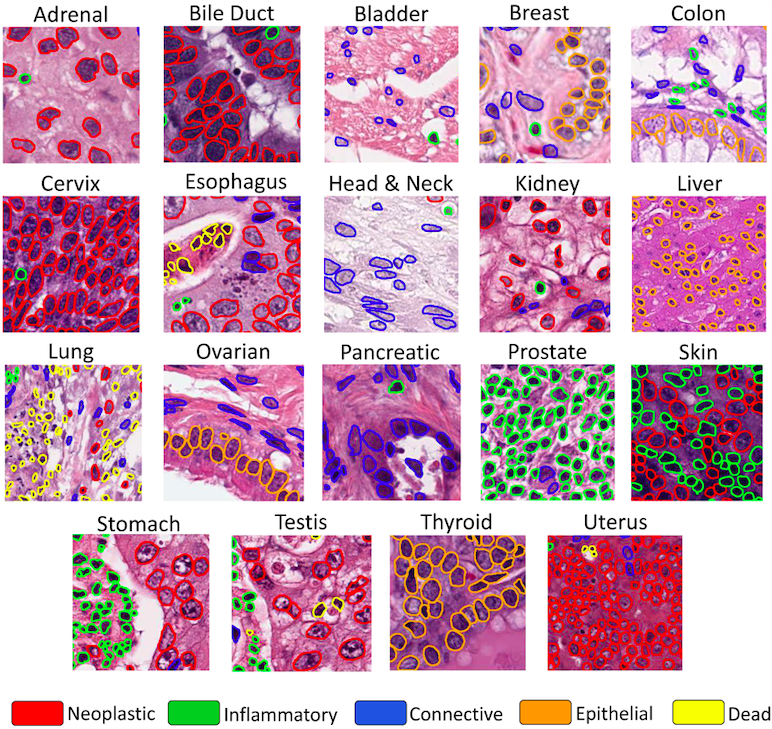
#> input picture dataset.png, 772 x 729 px; its folder holds only this picture in this run
$ python -i utils.py   (imports and definitions only)
#> lines starting #> are read from the running program, lines starting #| are printed output that depends on the picture; after the words box and inside, x2 and y2 are one past the last pixel; in counts of white or black regions, pixels touching at a corner belong together
#> further down, picture is the input picture: shape (729, 772, 3); mean B, G, R 180.8, 160.4, 203.5
import glob
import os
import shutil
import requests
import cv2
import numpy as np

import skimage
from skimage.morphology import remove_small_objects, remove_small_holes, disk
from skimage.filters import rank, threshold_otsu
from skimage.transform import resize
from scipy import ndimage

from scipy.ndimage.morphology import (
    binary_dilation,
    binary_erosion,
    binary_fill_holes,
    binary_closing,
)


# [81 lines left out: functions get_bounding_box, rm_n_mkdir, type_colour, visualize_instances, not called in this run]


def stain_entropy_otsu(img):
    """Generate tissue mask using otsu thresholding and entropy calculation

    Args:
        img (ndarray): input image

    Return:
        mask (ndarray): binary mask

    """
    img_copy = img.copy()
    hed = skimage.color.rgb2hed(img_copy)  # convert colour space
#> hed: shape (729, 772, 3) float64; mean of channels 0, 1, 2 0.131, 0.0717, 0.0505
    hed = (hed * 255).astype(np.uint8)
#> hed: shape (729, 772, 3); mean of channels 0, 1, 2 18, 8.9, 6.4
    h = hed[:, :, 0]
    e = hed[:, :, 1]
    d = hed[:, :, 2]
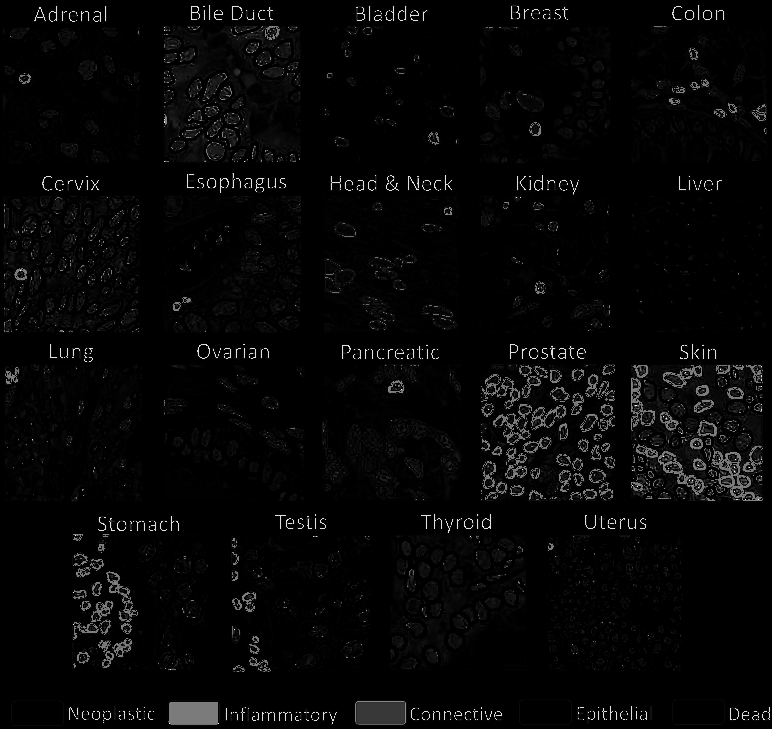
#> d: shape (729, 772); min 0, max 255, mean 6.4
    selem = disk(4)  # structuring element
    # calculate entropy for each colour channel
    h_entropy = rank.entropy(h, selem)
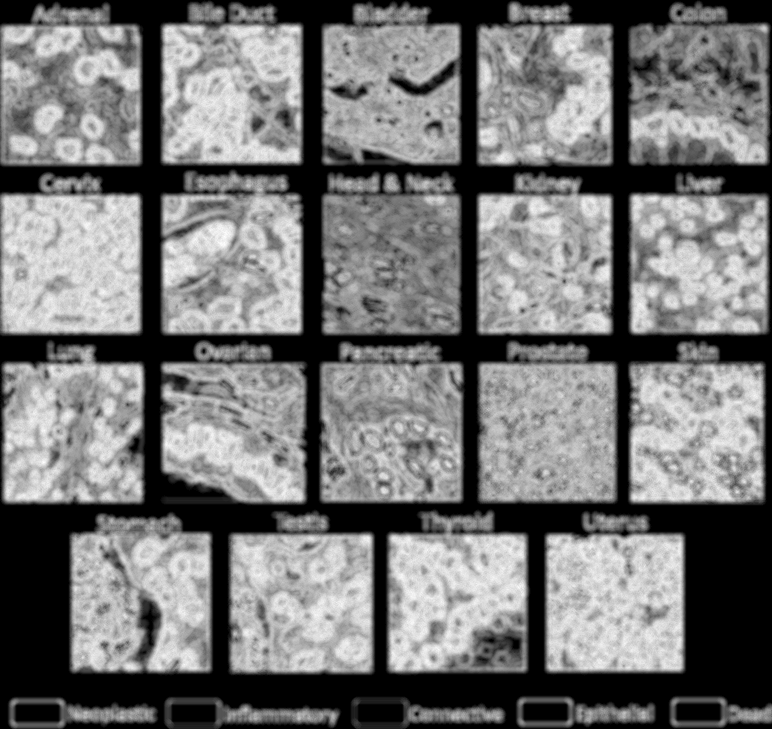
#> h_entropy: shape (729, 772) float64; min 0, max 5.29, mean 2.45; drawn with min black and max white
    e_entropy = rank.entropy(e, selem)
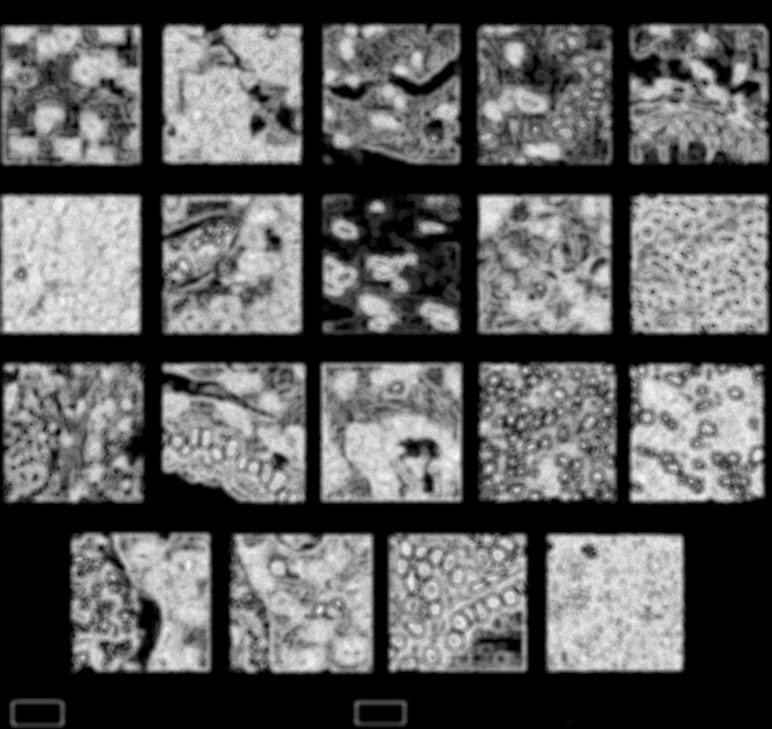
#> e_entropy: shape (729, 772) float64; min 0, max 5.31, mean 1.95; drawn with min black and max white
    d_entropy = rank.entropy(d, selem)
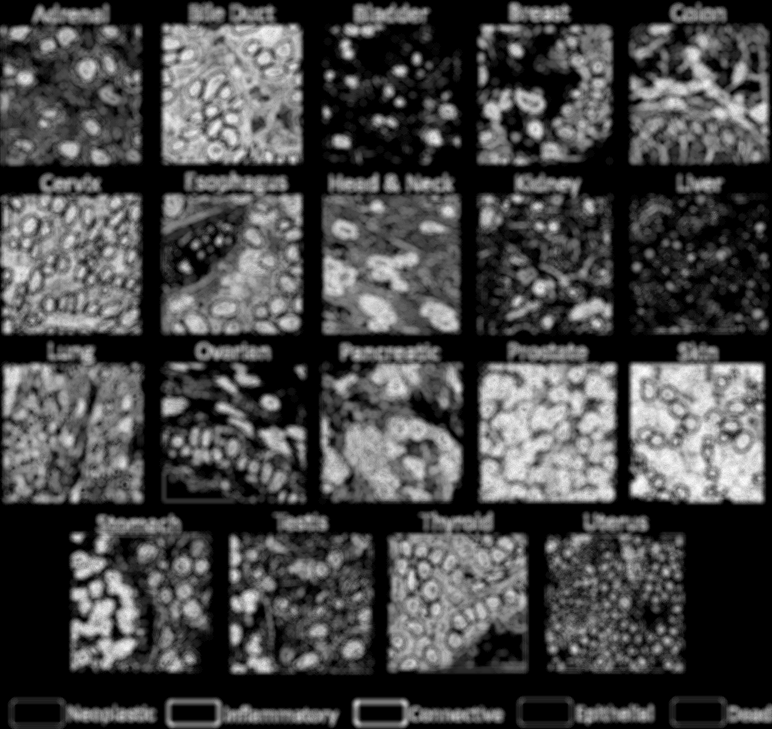
#> d_entropy: shape (729, 772) float64; min 0, max 5.3, mean 1.48; drawn with min black and max white
    entropy = np.sum([h_entropy, e_entropy], axis=0) - d_entropy
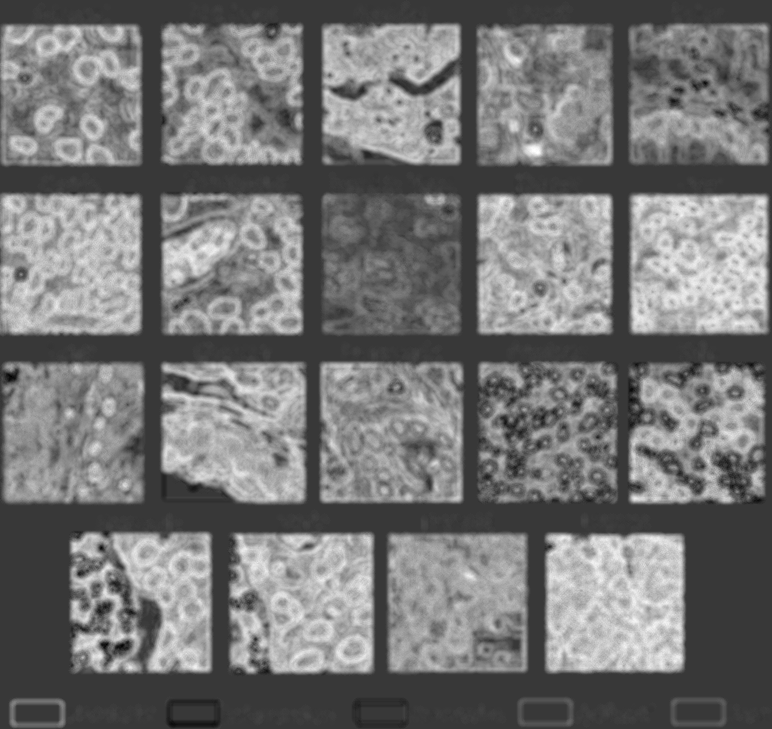
#> entropy: shape (729, 772) float64; min -2.7, max 9.44, mean 2.92; drawn with min black and max white
    # otsu threshold
    threshold_global_otsu = threshold_otsu(entropy)
#> threshold_global_otsu = 2.82
    mask = entropy > threshold_global_otsu
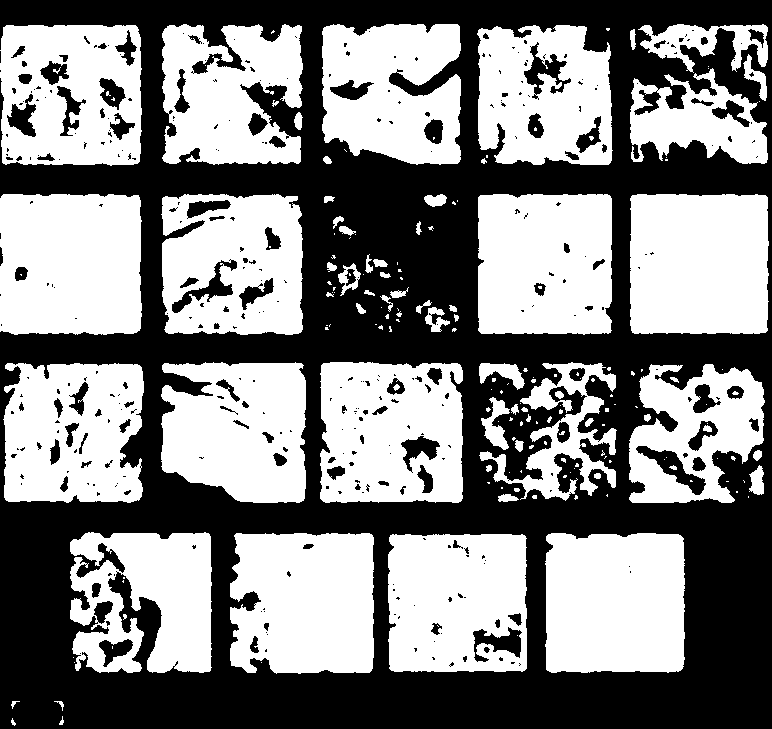
#> mask: shape (729, 772) bool; 51.4% white; 367 black regions (264 under 20 px), largest, box (x1, y1, x2, y2) and area: (0, 0, 772, 729) 254731, (636, 446, 706, 495) 1023, (524, 42, 571, 100) 923

    return mask


def morphology(mask):
    """Apply morphological operation to refine tissue mask

    Args:
        mask (ndarray): 2D binary mask

    Return:
        mask (ndarray): refined 2D binary mask

    """
    # Join together large groups of small components ('salt')
    mask = binary_dilation(mask, disk(int(4)))
#> mask: shape (729, 772) bool; 65.7% white; 128 black regions (75 under 20 px), largest, box (x1, y1, x2, y2) and area: (0, 0, 772, 729) 186525, (690, 32, 757, 100) 1069, (138, 602, 158, 661) 549

    # Remove thin structures
    mask = binary_erosion(mask, disk(int(8)))
#> mask: shape (729, 772) bool; 42.7% white; 55 white regions (23 under 20 px), largest, box (x1, y1, x2, y2) and area: (634, 198, 764, 330) 16933, (8, 198, 138, 331) 16860, (549, 537, 681, 669) 16804

    # Remove small disconnected objects
    mask = remove_small_holes(mask, area_threshold=int(20) ** 2, connectivity=1,)

    # Close up small holes ('pepper')
    mask = binary_closing(mask,  disk(int(8)))

    mask = remove_small_objects(mask, min_size=int(60) ** 2, connectivity=1,)
    mask = binary_dilation(mask, disk(int(8)))
#> mask: shape (729, 772) bool; 58.8% white; 42 black regions (17 under 20 px), largest, box (x1, y1, x2, y2) and area: (0, 0, 772, 729) 228133, (103, 580, 158, 661) 1423, (645, 450, 701, 493) 324
    mask = remove_small_holes(mask, area_threshold=int(20) ** 2, connectivity=1,)
#> mask: shape (729, 772) bool; 59.2% white; 2 black regions, box (x1, y1, x2, y2) and area: (0, 0, 772, 729) 228095, (103, 600, 158, 661) 1314

    # Fill holes in mask
    mask = ndimage.binary_fill_holes(mask)
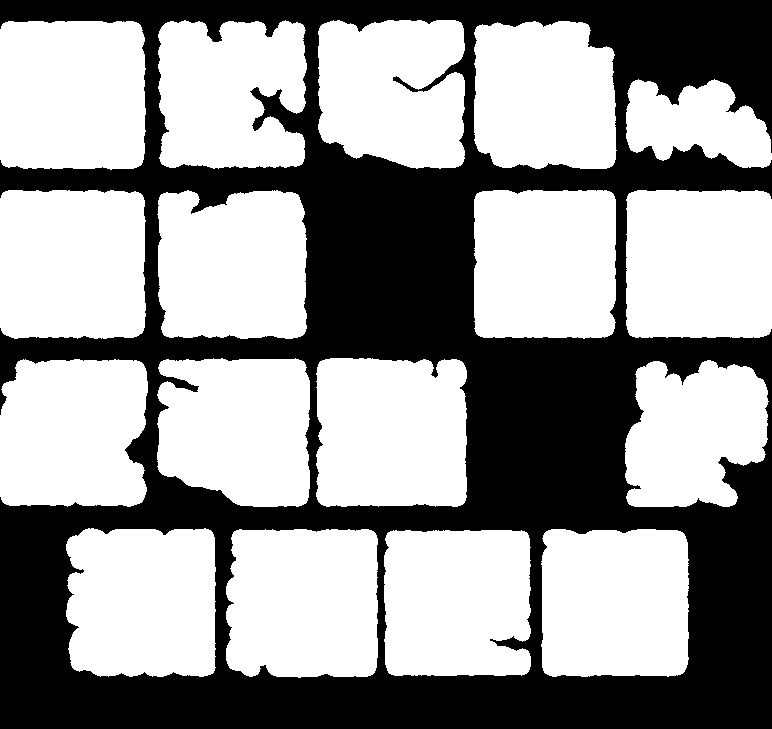
#> mask: shape (729, 772) bool; 59.5% white; 1 black region, box (x1, y1, x2, y2) and area: (0, 0, 772, 729) 228095

    return mask


def get_tissue_mask(img):
    """Get tissue mask of an input image

    Args:
        img (ndarray): input image

    Return:
        mask (ndarray): output tissue mask

    """
    mask = stain_entropy_otsu(img)
    mask = morphology(mask)
    mask = mask.astype("uint8")

    return mask

>>> import cv2
>>> picture = cv2.imread('../../dataset.png')
>>> result = get_tissue_mask(picture)
